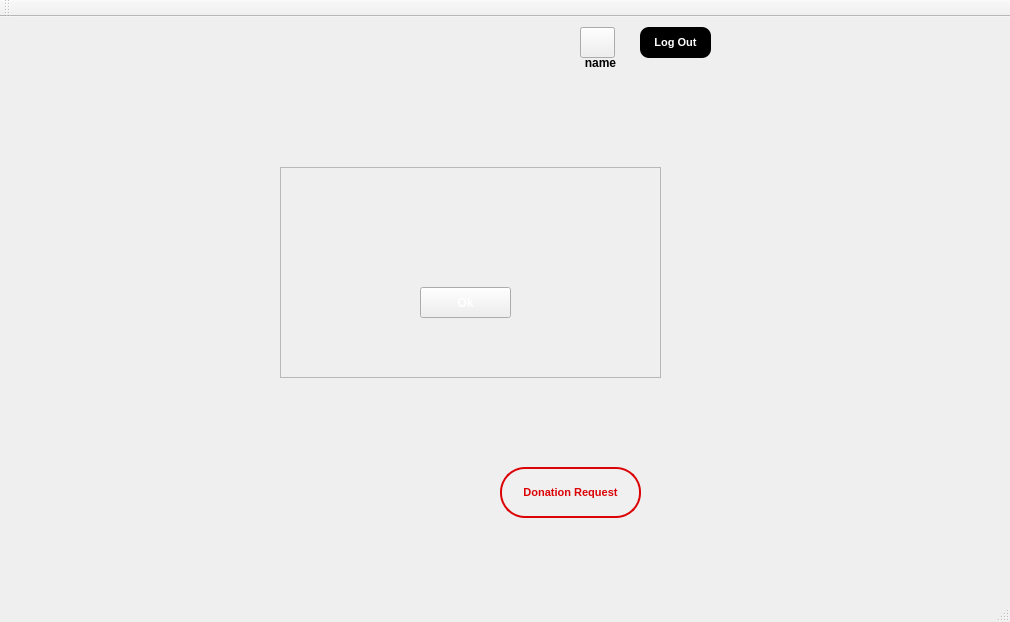
<?xml version="1.0" encoding="UTF-8"?>
<ui version="4.0">
 <class>DonorInterfaceClass</class>
 <widget class="QMainWindow" name="DonorInterfaceClass">
  <property name="geometry">
   <rect>
    <x>0</x>
    <y>0</y>
    <width>1010</width>
    <height>622</height>
   </rect>
  </property>
  <property name="windowTitle">
   <string>Blood Bank Management System</string>
  </property>
  <property name="windowIcon">
   <iconset resource="RecipientReg.qrc">
    <normaloff>:/RecipientReg/toppng.com-blood-donation-png-picture-blood-donation-logo-3209x3905.png</normaloff>:/RecipientReg/toppng.com-blood-donation-png-picture-blood-donation-logo-3209x3905.png</iconset>
  </property>
  <property name="styleSheet">
   <string notr="true"/>
  </property>
  <widget class="QWidget" name="centralWidget">
   <widget class="QLabel" name="name">
    <property name="geometry">
     <rect>
      <x>0</x>
      <y>0</y>
      <width>971</width>
      <height>601</height>
     </rect>
    </property>
    <property name="styleSheet">
     <string notr="true">background-image:url(:/RecipientReg/bloodd.jpg);</string>
    </property>
    <property name="text">
     <string/>
    </property>
    <property name="pixmap">
     <pixmap>:/RecipientReg/first1.jpg</pixmap>
    </property>
    <property name="scaledContents">
     <bool>true</bool>
    </property>
   </widget>
   <widget class="QPushButton" name="pushButton">
    <property name="geometry">
     <rect>
      <x>500</x>
      <y>450</y>
      <width>141</width>
      <height>51</height>
     </rect>
    </property>
    <property name="font">
     <font>
      <family>Arial</family>
      <pointsize>8</pointsize>
      <italic>false</italic>
      <bold>true</bold>
     </font>
    </property>
    <property name="cursor">
     <cursorShape>PointingHandCursor</cursorShape>
    </property>
    <property name="toolTip">
     <string>&lt;html&gt;&lt;head/&gt;&lt;body&gt;&lt;p align=&quot;center&quot;&gt;&lt;br/&gt;&lt;/p&gt;&lt;/body&gt;&lt;/html&gt;</string>
    </property>
    <property name="styleSheet">
     <string notr="true">background-color:rgb(240, 240, 240);
border-style:solid;
border-width:2px;
border-color: rgb(220, 3, 6);
border-radius:25px;
color: rgb(220, 3, 6);
font: 700 8pt &quot;Arial&quot;;</string>
    </property>
    <property name="text">
     <string>Donation Request</string>
    </property>
    <property name="checkable">
     <bool>false</bool>
    </property>
    <property name="autoDefault">
     <bool>false</bool>
    </property>
    <property name="default">
     <bool>false</bool>
    </property>
    <property name="flat">
     <bool>false</bool>
    </property>
   </widget>
   <widget class="QPushButton" name="accountF">
    <property name="geometry">
     <rect>
      <x>580</x>
      <y>10</y>
      <width>35</width>
      <height>30</height>
     </rect>
    </property>
    <property name="font">
     <font>
      <pointsize>7</pointsize>
     </font>
    </property>
    <property name="cursor">
     <cursorShape>PointingHandCursor</cursorShape>
    </property>
    <property name="styleSheet">
     <string notr="true">border-image:url(:/RecipientReg/avatar_woman.png);</string>
    </property>
    <property name="text">
     <string/>
    </property>
   </widget>
   <widget class="QLabel" name="user">
    <property name="geometry">
     <rect>
      <x>560</x>
      <y>30</y>
      <width>81</width>
      <height>31</height>
     </rect>
    </property>
    <property name="font">
     <font>
      <bold>true</bold>
     </font>
    </property>
    <property name="text">
     <string>name</string>
    </property>
    <property name="alignment">
     <set>Qt::AlignmentFlag::AlignCenter</set>
    </property>
   </widget>
   <widget class="QPushButton" name="logout">
    <property name="geometry">
     <rect>
      <x>640</x>
      <y>10</y>
      <width>71</width>
      <height>31</height>
     </rect>
    </property>
    <property name="font">
     <font>
      <family>Arial</family>
      <pointsize>8</pointsize>
      <italic>false</italic>
      <bold>true</bold>
     </font>
    </property>
    <property name="cursor">
     <cursorShape>PointingHandCursor</cursorShape>
    </property>
    <property name="toolTip">
     <string>&lt;html&gt;&lt;head/&gt;&lt;body&gt;&lt;p align=&quot;center&quot;&gt;&lt;br/&gt;&lt;/p&gt;&lt;/body&gt;&lt;/html&gt;</string>
    </property>
    <property name="styleSheet">
     <string notr="true">background-color:black;
border-style:solid;
border-width:0px;
border-color: rgb(220, 3, 6);
border-radius:9px;
color: white;
font: 700 8pt &quot;Arial&quot;;</string>
    </property>
    <property name="text">
     <string>Log Out</string>
    </property>
    <property name="checkable">
     <bool>false</bool>
    </property>
    <property name="autoDefault">
     <bool>false</bool>
    </property>
    <property name="default">
     <bool>false</bool>
    </property>
    <property name="flat">
     <bool>false</bool>
    </property>
   </widget>
   <widget class="QPushButton" name="accountM">
    <property name="geometry">
     <rect>
      <x>580</x>
      <y>10</y>
      <width>35</width>
      <height>31</height>
     </rect>
    </property>
    <property name="font">
     <font>
      <pointsize>7</pointsize>
     </font>
    </property>
    <property name="cursor">
     <cursorShape>PointingHandCursor</cursorShape>
    </property>
    <property name="styleSheet">
     <string notr="true">border-image:url(:/RecipientReg/avatar_man.png)</string>
    </property>
    <property name="text">
     <string/>
    </property>
   </widget>
   <widget class="QFrame" name="frame">
    <property name="geometry">
     <rect>
      <x>280</x>
      <y>150</y>
      <width>381</width>
      <height>211</height>
     </rect>
    </property>
    <property name="styleSheet">
     <string notr="true">border-image:url(:/RecipientReg/donate.png);</string>
    </property>
    <property name="frameShape">
     <enum>QFrame::Shape::StyledPanel</enum>
    </property>
    <property name="frameShadow">
     <enum>QFrame::Shadow::Raised</enum>
    </property>
    <widget class="QPushButton" name="pushButton_2">
     <property name="geometry">
      <rect>
       <x>140</x>
       <y>120</y>
       <width>91</width>
       <height>31</height>
      </rect>
     </property>
     <property name="font">
      <font>
       <bold>true</bold>
      </font>
     </property>
     <property name="cursor">
      <cursorShape>PointingHandCursor</cursorShape>
     </property>
     <property name="styleSheet">
      <string notr="true">border-image:url(:/RecipientReg/Rectanglered.png);
color:white</string>
     </property>
     <property name="text">
      <string>Ok</string>
     </property>
    </widget>
   </widget>
  </widget>
  <widget class="QMenuBar" name="menuBar">
   <property name="geometry">
    <rect>
     <x>0</x>
     <y>0</y>
     <width>1010</width>
     <height>18</height>
    </rect>
   </property>
  </widget>
  <widget class="QToolBar" name="mainToolBar">
   <attribute name="toolBarArea">
    <enum>TopToolBarArea</enum>
   </attribute>
   <attribute name="toolBarBreak">
    <bool>false</bool>
   </attribute>
  </widget>
  <widget class="QStatusBar" name="statusBar"/>
 </widget>
 <layoutdefault spacing="6" margin="11"/>
 <resources>
  <include location="RecipientReg.qrc"/>
 </resources>
 <connections/>
</ui>
